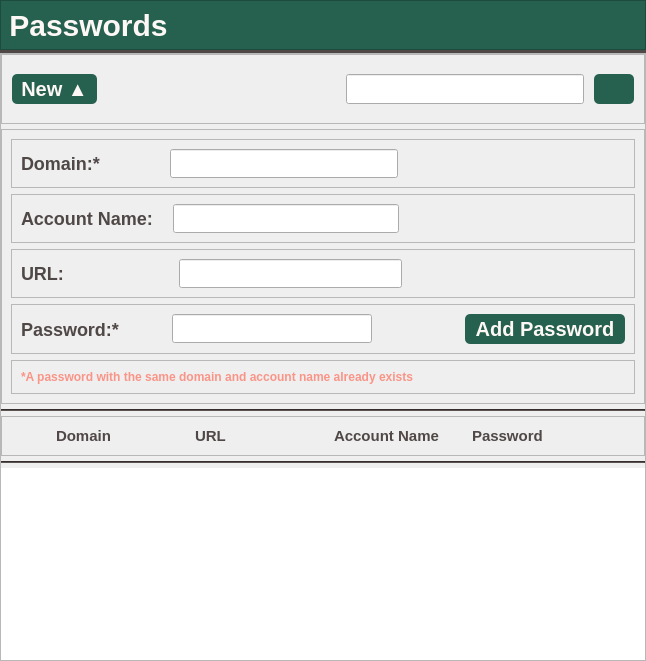
         <widget class="QWidget" name="password_page">
          <layout class="QVBoxLayout" name="verticalLayout_3">
           <property name="spacing">
            <number>0</number>
           </property>
           <property name="leftMargin">
            <number>0</number>
           </property>
           <property name="topMargin">
            <number>0</number>
           </property>
           <property name="rightMargin">
            <number>0</number>
           </property>
           <property name="bottomMargin">
            <number>0</number>
           </property>
           <item>
            <widget class="QFrame" name="title_frame">
             <property name="minimumSize">
              <size>
               <width>0</width>
               <height>50</height>
              </size>
             </property>
             <property name="maximumSize">
              <size>
               <width>16777215</width>
               <height>50</height>
              </size>
             </property>
             <property name="styleSheet">
              <string notr="true">background-color:#266150</string>
             </property>
             <property name="frameShape">
              <enum>QFrame::StyledPanel</enum>
             </property>
             <property name="frameShadow">
              <enum>QFrame::Raised</enum>
             </property>
             <layout class="QHBoxLayout" name="horizontalLayout_7">
              <property name="spacing">
               <number>0</number>
              </property>
              <property name="leftMargin">
               <number>0</number>
              </property>
              <property name="topMargin">
               <number>0</number>
              </property>
              <property name="rightMargin">
               <number>0</number>
              </property>
              <property name="bottomMargin">
               <number>0</number>
              </property>
              <item>
               <widget class="QLabel" name="title_label">
                <property name="styleSheet">
                 <string notr="true">QLabel {
	font: bold 30px;
	color:#FDF8F5;
}</string>
                </property>
                <property name="text">
                 <string> Passwords</string>
                </property>
                <property name="alignment">
                 <set>Qt::AlignLeading|Qt::AlignLeft|Qt::AlignVCenter</set>
                </property>
               </widget>
              </item>
              <item>
               <spacer name="title_spacer">
                <property name="orientation">
                 <enum>Qt::Horizontal</enum>
                </property>
                <property name="sizeHint" stdset="0">
                 <size>
                  <width>40</width>
                  <height>20</height>
                 </size>
                </property>
               </spacer>
              </item>
             </layout>
            </widget>
           </item>
           <item>
            <widget class="Line" name="heading_line">
             <property name="layoutDirection">
              <enum>Qt::LeftToRight</enum>
             </property>
             <property name="styleSheet">
              <string notr="true">color:#4F4846;</string>
             </property>
             <property name="frameShadow">
              <enum>QFrame::Plain</enum>
             </property>
             <property name="lineWidth">
              <number>10</number>
             </property>
             <property name="orientation">
              <enum>Qt::Horizontal</enum>
             </property>
            </widget>
           </item>
           <item>
            <widget class="QFrame" name="frame_2">
             <property name="styleSheet">
              <string notr="true"/>
             </property>
             <property name="frameShape">
              <enum>QFrame::StyledPanel</enum>
             </property>
             <property name="frameShadow">
              <enum>QFrame::Raised</enum>
             </property>
             <layout class="QVBoxLayout" name="verticalLayout_7">
              <property name="spacing">
               <number>5</number>
              </property>
              <property name="leftMargin">
               <number>0</number>
              </property>
              <property name="topMargin">
               <number>0</number>
              </property>
              <property name="rightMargin">
               <number>0</number>
              </property>
              <property name="bottomMargin">
               <number>0</number>
              </property>
              <item>
               <widget class="QFrame" name="header_frame">
                <property name="minimumSize">
                 <size>
                  <width>0</width>
                  <height>70</height>
                 </size>
                </property>
                <property name="maximumSize">
                 <size>
                  <width>16777215</width>
                  <height>70</height>
                 </size>
                </property>
                <property name="frameShape">
                 <enum>QFrame::StyledPanel</enum>
                </property>
                <property name="frameShadow">
                 <enum>QFrame::Raised</enum>
                </property>
                <layout class="QHBoxLayout" name="horizontalLayout_8">
                 <property name="spacing">
                  <number>10</number>
                 </property>
                 <property name="leftMargin">
                  <number>10</number>
                 </property>
                 <property name="topMargin">
                  <number>10</number>
                 </property>
                 <property name="rightMargin">
                  <number>10</number>
                 </property>
                 <property name="bottomMargin">
                  <number>10</number>
                 </property>
                 <item>
                  <widget class="QPushButton" name="new_password_button">
                   <property name="minimumSize">
                    <size>
                     <width>85</width>
                     <height>30</height>
                    </size>
                   </property>
                   <property name="maximumSize">
                    <size>
                     <width>85</width>
                     <height>30</height>
                    </size>
                   </property>
                   <property name="styleSheet">
                    <string notr="true">QPushButton {
	color:#FDF8F5;
	font: bold 20px;
	 border: 0;
	 background: none;
	 box-shadow: none;
	 border-radius: 5px;
	background-color:#266150;
}

QPushButton:hover {
	background-color:#4e9480;
}
</string>
                   </property>
                   <property name="text">
                    <string>New ▲</string>
                   </property>
                  </widget>
                 </item>
                 <item>
                  <spacer name="heading_spacer">
                   <property name="orientation">
                    <enum>Qt::Horizontal</enum>
                   </property>
                   <property name="sizeHint" stdset="0">
                    <size>
                     <width>40</width>
                     <height>20</height>
                    </size>
                   </property>
                  </spacer>
                 </item>
                 <item>
                  <widget class="QLineEdit" name="search_field">
                   <property name="minimumSize">
                    <size>
                     <width>200</width>
                     <height>30</height>
                    </size>
                   </property>
                   <property name="maximumSize">
                    <size>
                     <width>300</width>
                     <height>30</height>
                    </size>
                   </property>
                   <property name="styleSheet">
                    <string notr="true">font: 18px</string>
                   </property>
                  </widget>
                 </item>
                 <item>
                  <widget class="QPushButton" name="search_button">
                   <property name="minimumSize">
                    <size>
                     <width>40</width>
                     <height>30</height>
                    </size>
                   </property>
                   <property name="styleSheet">
                    <string notr="true">QPushButton {
	 border: 0;
	 background: none;
	 box-shadow: none;
	 border-radius: 5px;
	background-color:#266150;
}

QPushButton:hover {
	background-color:#4e9480;
}</string>
                   </property>
                   <property name="text">
                    <string/>
                   </property>
                   <property name="icon">
                    <iconset>
                     <normaloff>../icons/magnifying_glass.png</normaloff>../icons/magnifying_glass.png</iconset>
                   </property>
                  </widget>
                 </item>
                </layout>
               </widget>
              </item>
              <item>
               <widget class="QFrame" name="new_password_frame">
                <property name="frameShape">
                 <enum>QFrame::StyledPanel</enum>
                </property>
                <property name="frameShadow">
                 <enum>QFrame::Raised</enum>
                </property>
                <layout class="QVBoxLayout" name="verticalLayout_5">
                 <item>
                  <widget class="QFrame" name="domain_frame">
                   <property name="frameShape">
                    <enum>QFrame::StyledPanel</enum>
                   </property>
                   <property name="frameShadow">
                    <enum>QFrame::Raised</enum>
                   </property>
                   <layout class="QHBoxLayout" name="horizontalLayout_11">
                    <property name="spacing">
                     <number>70</number>
                    </property>
                    <item>
                     <widget class="QLabel" name="domain_label">
                      <property name="styleSheet">
                       <string notr="true">QLabel {
	font: bold 18px;
	color:#4F4846;
}</string>
                      </property>
                      <property name="text">
                       <string>Domain:*</string>
                      </property>
                     </widget>
                    </item>
                    <item>
                     <widget class="QLineEdit" name="domain_field">
                      <property name="minimumSize">
                       <size>
                        <width>200</width>
                        <height>0</height>
                       </size>
                      </property>
                      <property name="maximumSize">
                       <size>
                        <width>600</width>
                        <height>16777215</height>
                       </size>
                      </property>
                      <property name="styleSheet">
                       <string notr="true">font: 18px</string>
                      </property>
                     </widget>
                    </item>
                    <item>
                     <spacer name="horizontalSpacer">
                      <property name="orientation">
                       <enum>Qt::Horizontal</enum>
                      </property>
                      <property name="sizeHint" stdset="0">
                       <size>
                        <width>40</width>
                        <height>20</height>
                       </size>
                      </property>
                     </spacer>
                    </item>
                   </layout>
                  </widget>
                 </item>
                 <item>
                  <widget class="QFrame" name="account_frame">
                   <property name="frameShape">
                    <enum>QFrame::StyledPanel</enum>
                   </property>
                   <property name="frameShadow">
                    <enum>QFrame::Raised</enum>
                   </property>
                   <layout class="QHBoxLayout" name="horizontalLayout_12">
                    <property name="spacing">
                     <number>20</number>
                    </property>
                    <item>
                     <widget class="QLabel" name="account_label">
                      <property name="styleSheet">
                       <string notr="true">QLabel {
	font: bold 18px;
	color:#4F4846;
}</string>
                      </property>
                      <property name="text">
                       <string>Account Name:</string>
                      </property>
                     </widget>
                    </item>
                    <item>
                     <widget class="QLineEdit" name="account_field">
                      <property name="minimumSize">
                       <size>
                        <width>200</width>
                        <height>0</height>
                       </size>
                      </property>
                      <property name="maximumSize">
                       <size>
                        <width>600</width>
                        <height>400</height>
                       </size>
                      </property>
                      <property name="styleSheet">
                       <string notr="true">font: 18px</string>
                      </property>
                     </widget>
                    </item>
                    <item>
                     <spacer name="horizontalSpacer_2">
                      <property name="orientation">
                       <enum>Qt::Horizontal</enum>
                      </property>
                      <property name="sizeHint" stdset="0">
                       <size>
                        <width>40</width>
                        <height>20</height>
                       </size>
                      </property>
                     </spacer>
                    </item>
                   </layout>
                  </widget>
                 </item>
                 <item>
                  <widget class="QFrame" name="url_frame">
                   <property name="frameShape">
                    <enum>QFrame::StyledPanel</enum>
                   </property>
                   <property name="frameShadow">
                    <enum>QFrame::Raised</enum>
                   </property>
                   <layout class="QHBoxLayout" name="horizontalLayout_13">
                    <property name="spacing">
                     <number>110</number>
                    </property>
                    <item>
                     <widget class="QLabel" name="url_label">
                      <property name="styleSheet">
                       <string notr="true">QLabel {
	font: bold 18px;
	color:#4F4846;
}</string>
                      </property>
                      <property name="text">
                       <string>URL: </string>
                      </property>
                     </widget>
                    </item>
                    <item>
                     <widget class="QLineEdit" name="url_field">
                      <property name="minimumSize">
                       <size>
                        <width>200</width>
                        <height>0</height>
                       </size>
                      </property>
                      <property name="maximumSize">
                       <size>
                        <width>600</width>
                        <height>16777215</height>
                       </size>
                      </property>
                      <property name="styleSheet">
                       <string notr="true">font: 18px</string>
                      </property>
                     </widget>
                    </item>
                    <item>
                     <spacer name="horizontalSpacer_3">
                      <property name="orientation">
                       <enum>Qt::Horizontal</enum>
                      </property>
                      <property name="sizeHint" stdset="0">
                       <size>
                        <width>40</width>
                        <height>20</height>
                       </size>
                      </property>
                     </spacer>
                    </item>
                   </layout>
                  </widget>
                 </item>
                 <item>
                  <widget class="QFrame" name="password_frame">
                   <property name="frameShape">
                    <enum>QFrame::StyledPanel</enum>
                   </property>
                   <property name="frameShadow">
                    <enum>QFrame::Raised</enum>
                   </property>
                   <layout class="QHBoxLayout" name="horizontalLayout_14">
                    <property name="spacing">
                     <number>53</number>
                    </property>
                    <item>
                     <widget class="QLabel" name="password_label">
                      <property name="styleSheet">
                       <string notr="true">QLabel {
	font: bold 18px;
	color:#4F4846;
}</string>
                      </property>
                      <property name="text">
                       <string>Password:*</string>
                      </property>
                     </widget>
                    </item>
                    <item>
                     <widget class="QLineEdit" name="password_field">
                      <property name="minimumSize">
                       <size>
                        <width>200</width>
                        <height>0</height>
                       </size>
                      </property>
                      <property name="maximumSize">
                       <size>
                        <width>600</width>
                        <height>16777215</height>
                       </size>
                      </property>
                      <property name="styleSheet">
                       <string notr="true">font: 18px</string>
                      </property>
                     </widget>
                    </item>
                    <item>
                     <spacer name="horizontalSpacer_4">
                      <property name="orientation">
                       <enum>Qt::Horizontal</enum>
                      </property>
                      <property name="sizeHint" stdset="0">
                       <size>
                        <width>40</width>
                        <height>20</height>
                       </size>
                      </property>
                     </spacer>
                    </item>
                    <item>
                     <widget class="QPushButton" name="add_password_button">
                      <property name="minimumSize">
                       <size>
                        <width>160</width>
                        <height>30</height>
                       </size>
                      </property>
                      <property name="maximumSize">
                       <size>
                        <width>160</width>
                        <height>30</height>
                       </size>
                      </property>
                      <property name="styleSheet">
                       <string notr="true">QPushButton {
	color:#FDF8F5;
	font: bold 20px;
	 border: 0;
	 background: none;
	 box-shadow: none;
	 border-radius: 5px;
	background-color:#266150;
}

QPushButton:hover {
	background-color:#4e9480;
}
</string>
                      </property>
                      <property name="text">
                       <string>Add Password</string>
                      </property>
                     </widget>
                    </item>
                   </layout>
                  </widget>
                 </item>
                 <item>
                  <widget class="QFrame" name="add_error_frame">
                   <property name="frameShape">
                    <enum>QFrame::StyledPanel</enum>
                   </property>
                   <property name="frameShadow">
                    <enum>QFrame::Raised</enum>
                   </property>
                   <layout class="QHBoxLayout" name="horizontalLayout_2">
                    <item>
                     <widget class="QLabel" name="add_error_label">
                      <property name="styleSheet">
                       <string notr="true">QLabel {
	font: bold 12px;
	color:#fa9487;
}</string>
                      </property>
                      <property name="text">
                       <string>*A password with the same domain and account name already exists</string>
                      </property>
                     </widget>
                    </item>
                   </layout>
                  </widget>
                 </item>
                </layout>
               </widget>
              </item>
              <item>
               <widget class="Line" name="line_2">
                <property name="minimumSize">
                 <size>
                  <width>0</width>
                  <height>2</height>
                 </size>
                </property>
                <property name="maximumSize">
                 <size>
                  <width>16777215</width>
                  <height>2</height>
                 </size>
                </property>
                <property name="styleSheet">
                 <string notr="true">background-color:#4F4846;</string>
                </property>
                <property name="orientation">
                 <enum>Qt::Horizontal</enum>
                </property>
               </widget>
              </item>
              <item>
               <widget class="QFrame" name="col_head_frame">
                <property name="styleSheet">
                 <string notr="true">b</string>
                </property>
                <property name="frameShape">
                 <enum>QFrame::StyledPanel</enum>
                </property>
                <property name="frameShadow">
                 <enum>QFrame::Raised</enum>
                </property>
                <layout class="QHBoxLayout" name="horizontalLayout_15">
                 <item>
                  <spacer name="horizontalSpacer_5">
                   <property name="orientation">
                    <enum>Qt::Horizontal</enum>
                   </property>
                   <property name="sizeType">
                    <enum>QSizePolicy::Fixed</enum>
                   </property>
                   <property name="sizeHint" stdset="0">
                    <size>
                     <width>45</width>
                     <height>20</height>
                    </size>
                   </property>
                  </spacer>
                 </item>
                 <item>
                  <widget class="QLabel" name="col_domain_label">
                   <property name="styleSheet">
                    <string notr="true">QLabel {
	font: bold 15px;
	color:#4F4846;
}</string>
                   </property>
                   <property name="text">
                    <string>Domain</string>
                   </property>
                  </widget>
                 </item>
                 <item>
                  <widget class="QLabel" name="col_url_label">
                   <property name="styleSheet">
                    <string notr="true">QLabel {
	font: bold 15px;
	color:#4F4846;
}</string>
                   </property>
                   <property name="text">
                    <string>URL</string>
                   </property>
                  </widget>
                 </item>
                 <item>
                  <widget class="QLabel" name="col_account_label">
                   <property name="styleSheet">
                    <string notr="true">QLabel {
	font: bold 15px;
	color:#4F4846;
}</string>
                   </property>
                   <property name="text">
                    <string>Account Name</string>
                   </property>
                  </widget>
                 </item>
                 <item>
                  <widget class="QLabel" name="col_password_label">
                   <property name="styleSheet">
                    <string notr="true">QLabel {
	font: bold 15px;
	color:#4F4846;
}</string>
                   </property>
                   <property name="text">
                    <string>Password</string>
                   </property>
                  </widget>
                 </item>
                 <item>
                  <spacer name="horizontalSpacer_6">
                   <property name="orientation">
                    <enum>Qt::Horizontal</enum>
                   </property>
                   <property name="sizeType">
                    <enum>QSizePolicy::Fixed</enum>
                   </property>
                   <property name="sizeHint" stdset="0">
                    <size>
                     <width>30</width>
                     <height>20</height>
                    </size>
                   </property>
                  </spacer>
                 </item>
                </layout>
               </widget>
              </item>
              <item>
               <widget class="Line" name="line_3">
                <property name="minimumSize">
                 <size>
                  <width>0</width>
                  <height>2</height>
                 </size>
                </property>
                <property name="maximumSize">
                 <size>
                  <width>16777215</width>
                  <height>2</height>
                 </size>
                </property>
                <property name="styleSheet">
                 <string notr="true">background-color:#4F4846;</string>
                </property>
                <property name="orientation">
                 <enum>Qt::Horizontal</enum>
                </property>
               </widget>
              </item>
              <item>
               <widget class="QScrollArea" name="scroll_area">
                <property name="styleSheet">
                 <string notr="true">border: 0px solid red;</string>
                </property>
                <property name="frameShape">
                 <enum>QFrame::NoFrame</enum>
                </property>
                <property name="widgetResizable">
                 <bool>true</bool>
                </property>
                <widget class="QWidget" name="scroll_contents">
                 <property name="geometry">
                  <rect>
                   <x>0</x>
                   <y>0</y>
                   <width>671</width>
                   <height>340</height>
                  </rect>
                 </property>
                 <layout class="QHBoxLayout" name="horizontalLayout_10">
                  <property name="spacing">
                   <number>0</number>
                  </property>
                  <property name="leftMargin">
                   <number>0</number>
                  </property>
                  <property name="topMargin">
                   <number>0</number>
                  </property>
                  <property name="rightMargin">
                   <number>0</number>
                  </property>
                  <property name="bottomMargin">
                   <number>0</number>
                  </property>
                  <item>
                   <widget class="QListWidget" name="password_list"/>
                  </item>
                 </layout>
                </widget>
               </widget>
              </item>
             </layout>
            </widget>
           </item>
          </layout>
         </widget>
